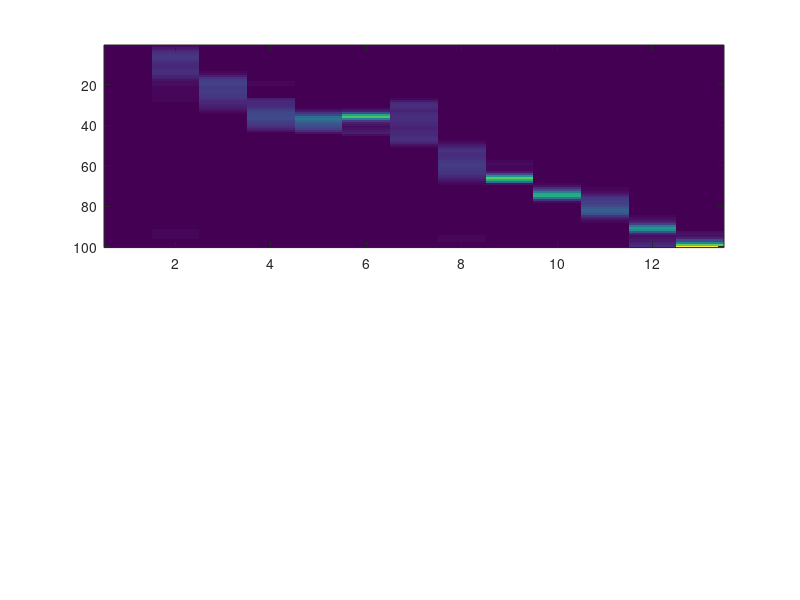

Source code (MATLAB): (Note: this script raises an error after producing the figure.)
clc
clear all
close all;
%%
% load data
load('PlaceCells_demo_data.mat')
tBinSz_sm = 20; % decoding window tau, 20ms
fx_placefield = fx_placefield+ (eps.^8); %f(x), Add a small number so there are no zeros
cellnum = length(fx_placefield(1,:)); % number of cellsm, N
expecSpk = fx_placefield.*tBinSz_sm./1000; %Expected number of spikes per bin,i.e. tau*f(x)
%%
% bin-by-bin decoding
timevec = replay_time(1):tBinSz_sm/1000:replay_time(2);% time vector
pMat_all = [];% to save the posterior probablity matrix

% time bin loop
for i = 1:length(timevec)
    bin = timevec(i);% current time
    
    % get all the spikes in the current bin
    clear spikecount
    celldata = [];
    for n = 1:cellnum
        spikes_i  = y_spiketrain(find(y_spiketrain(:,1) == n),2);%spikes of the current cell
        if ~isempty(spikes_i)
            spikebins = spikes_i(find(spikes_i >= (bin - tBinSz_sm/2000) & spikes_i <= (bin + tBinSz_sm/2000)));
            spikecount(n) = length(spikebins);
            tmpcelldata = [length(spikebins),n];
        else
            tmpcelldata = [0,n];
            spikecount(n) = 0;
        end
        celldata = [celldata;tmpcelldata];
    end
    
    cellcounts = sum((spikecount > 0));
    if (cellcounts > 0) % decode the bin that has spikes
        cellsi = find(spikecount > 0);%active cell
        spkPerBin = celldata(cellsi,1)'; % spike counts per bin
        
        fx_placefield_active = fx_placefield(:,cellsi);% f(x)
        nPBin = size(fx_placefield_active,1); % N position bin
        wrking = bsxfun(@power, fx_placefield_active, spkPerBin); %f(x)^y
        wrking = prod(wrking,2);%prod(f(x)^y)
        expon = exp(-sum(expecSpk,2)); %e^-sum(tau*f(x))
        pMat = bsxfun(@times,wrking, expon); %prod(f(x)^y) * e^-sum(tau*f(x))
        pMat(isnan(pMat)) = 0; % set empty bins to zero
        pMat = pMat./sum(pMat);% C(x), normalization to make sure sum(p(x|y))=1
        %hence, pMat is the posterior probability matrix p(x|y) = C*prod(f(x)^y) * e^-sum(tau*f(x))
    else
        pMat = zeros(size(x_position));
    end
    pMat_all = [pMat_all,pMat];% pMat is the decoding result for each bin, and pooled into pMat_all
end
%%
% visualization of the decoding result
figure,
subplot(211)
imagesc(pMat_all) %reverse the axis
ax = gca;
ax.YDir = 'normal';
hold on
colormap(hot)
caxis([0,0.1])%probability 0-0.1
axis off
subplot(212)
replay_ID = find(y_spiketrain(:,2)>= replay_time(1) & y_spiketrain(:,2)<= replay_time(2));
plot(y_spiketrain(replay_ID,2)-replay_time(1),y_spiketrain(replay_ID,1),'.')
xlim([0,replay_time(2)-replay_time(1)])
ylim([0,cellnum])
xlabel('Time (s)')
ylabel('Cell No.')
